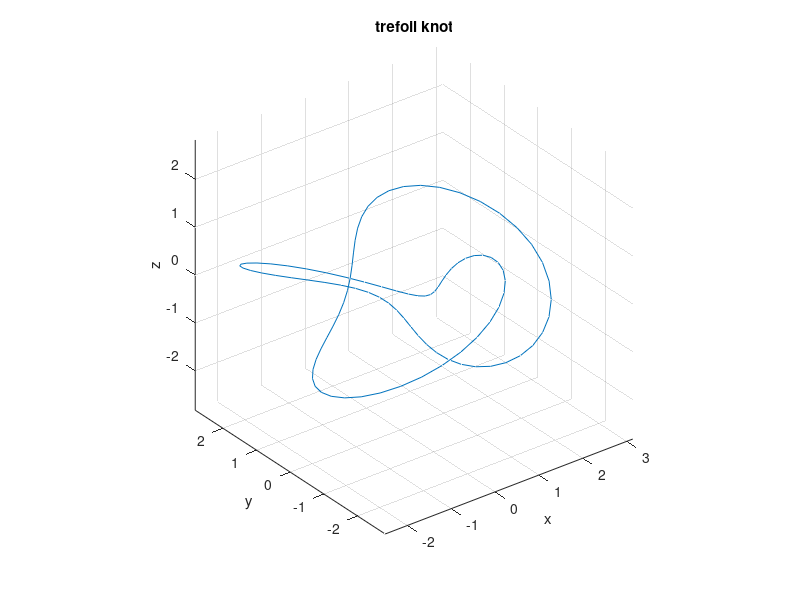

Source code (MATLAB):
% trefoil knot
t = linspace(0,4*pi,100);
hold off
plot3((2+cos(1.5*t)).*cos(t),(2+cos(1.5*t)).*sin(t),sin(1.5*t))
hold on
grid on
axis equal
xlabel('x')
ylabel('y')
zlabel('z')
title('trefoil knot')